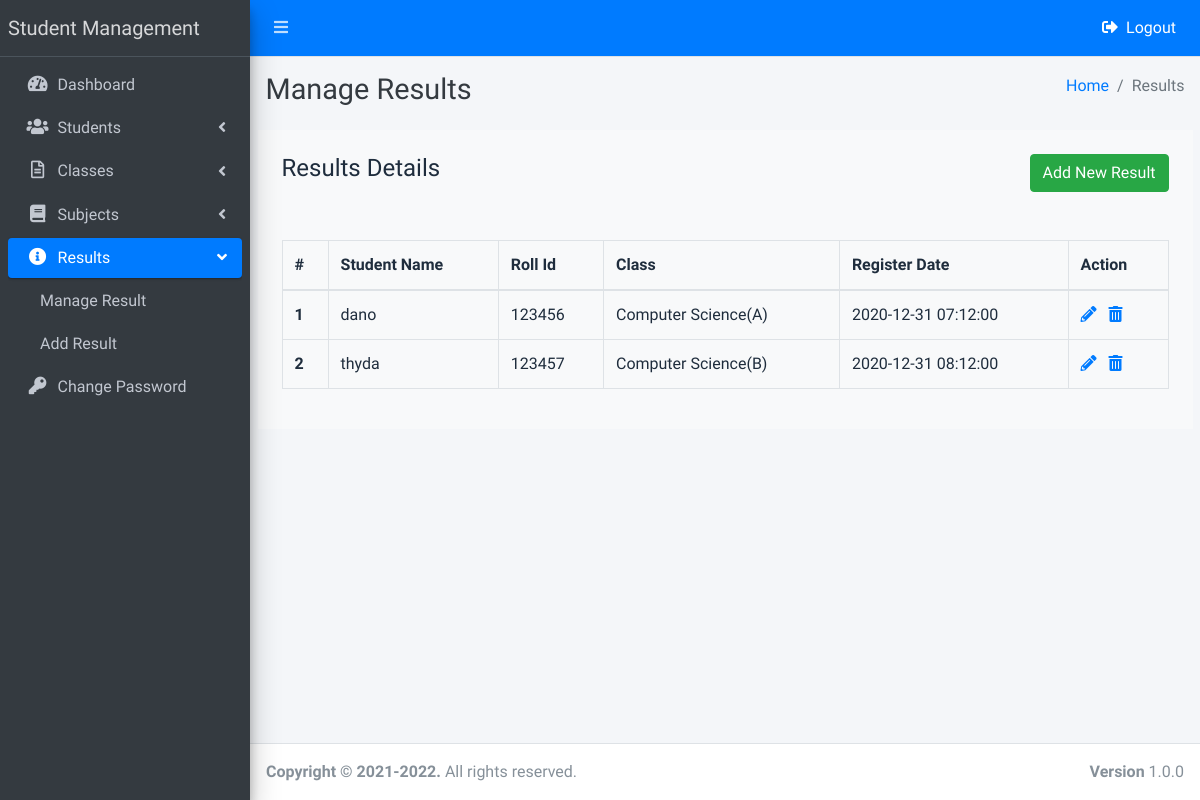
The app's page /manage_results.php (signed in) with its own data.
### tables this page shows
CREATE TABLE `students` (
  `studentId` int NOT NULL,
  `studentName` varchar(100) DEFAULT NULL,
  `rollId` varchar(100) DEFAULT NULL,
  `studentEmail` varchar(100) DEFAULT NULL,
  `gender` varchar(10) DEFAULT NULL,
  `DOB` varchar(100) DEFAULT NULL,
  `class_id` int NOT NULL,
  `registered_at` timestamp NULL DEFAULT NULL,
  `updated_at` timestamp NULL DEFAULT NULL
);

### manage_results.php (the view, shortened to what this page needs)
<?php
    include('includes/config.php');
    include('includes/head.inc.php');
?>
<div class="sidebar">
      <nav class="mt-2">
        <ul class="nav nav-pills nav-sidebar flex-column nav-child-indent" data-widget="treeview" role="menu" data-accordion="false">
            <li class="nav-item">
                <a href="dashboard.php" class="nav-link">
                <i class="nav-icon fas fa-tachometer-alt"></i>
                <p>
                    Dashboard
                </p>
                </a>
            </li>
            <li class="nav-item has-treeview ">
                <a href="#" class="nav-link  ">
                <i class="nav-icon fa fa-users"></i>
                <p>
                    Students
                    <i class="right fas fa-angle-left"></i>
                </p>
                </a>
            </li>
            <li class="nav-item has-treeview">
                <a href="#" class="nav-link ">
                <i class="nav-icon far fa-file-alt"></i>
                <p>
                    Classes
                    <i class="right fas fa-angle-left"></i>
                </p>
                </a>
            </li>
            <li class="nav-item has-treeview">
                <a href="#" class="nav-link">
                <i class="nav-icon fas fa-book"></i>
                <p>
                    Subjects
                    <i class="right fas fa-angle-left"></i>
                </p>
                </a>
            </li>
            <li class="nav-item has-treeview menu-open">
                <a href="#" class="nav-link active">
                <i class="nav-icon fa fa-info-circle"></i>
                <p>
                    Results
                    <i class="right fas fa-angle-left"></i>
                </p>
                </a>
                <ul class="nav nav-treeview">
                <li class="nav-item">
                    <a href="manage_results.php" class="nav-link">
                    <p>Manage Result</p>
                    </a>
                </li>
                <li class="nav-item">
                    <a href="add_result.php" class="nav-link">
                    <p>Add Result</p>
                    </a>
                </li>
                </ul>
            </li>
            <li class="nav-item">
                <a href="change_password.php" class="nav-link">
                <i class="nav-icon fas fa-key"></i>
                <p>
                    Change Password
                </p>
                </a>
            </li>
        </ul>
      </nav>
    </div>
  </aside>
<div class="content-wrapper">
    <div class="content-header">
        <div class="container-fluid">
            <div class="row mb-2">
            <div class="col-sm-6">
                <h1 class="m-0 text-dark">Manage Results</h1>
            </div>
            <div class="col-sm-6">
                <ol class="breadcrumb float-sm-right">
                <li class="breadcrumb-item"><a href="dashboard.php">Home</a></li>
                <li class="breadcrumb-item active">Results</li>
                </ol>
            </div>
            </div>
        </div>
    </div>
    <div class="container">
        <div class="container col-lg-12 manage-student-container bg-light p-4 mb-3">
            <div class="d-flex justify-content-between mb-5">
                <div class="h4">Results Details</div>
                <a class="btn btn-success" href="add_result.php">Add New Result</a>
            </div>
            <table class="table table-bordered">
                <thead>
                    <tr>
                    <th scope="col">#</th>
                    <th scope="col">Student Name</th>
                    <th scope="col">Roll Id</th>
                    <th scope="col">Class</th>
                    <th scope="col">Register Date</th>
                    <th scope="col">Action</th>
                    </tr>
                </thead>
                <tbody>
                    <?php
                        $stmt = $conn->query("SELECT distinct students.studentName AS studentName,students.studentId,students.rollId AS rollId,students.registered_at AS regDate,classes.className AS className, classes.section AS section FROM results
                                                INNER JOIN classes ON results.class_id = classes.id
                                                INNER JOIN students ON results.student_id = students.studentId ");
                        if($stmt->rowCount() > 0){
                            $id = 1;
                            while($row = $stmt->fetch(PDO::FETCH_ASSOC)){
                                echo "<tr>";
                                echo "<th scope='row'>".$id."</th>";
                                echo "<td>".$row['studentName']."</td>";
                                echo "<td>".$row['rollId']."</td>";
                                echo "<td>".$row['className'].'('.$row['section'].")</td>";
                                echo "<td>".$row['regDate']."</td>";
                                echo "<td>
                                    <a class='mr-2' href='edit_result.php?id=".$row['studentId']."'><i class='fas  fa-pencil-alt'></i></a>
                                    <a class='mr-2' href='delete_result.php?id=".$row['studentId']."'><i class='fas fa-trash-alt'></i></a>
                                </td>";
                                $id++;
                            }
                        }
                    ?>
                </tbody>
            </table>
        </div>
    </div>
<?php include('includes/footer.inc.php');  ?>

### records on screen
students: studentName "dano", rollId "123456", className "Computer Science", section "A", registered_at "2020-12-31 07:12:00"
students: studentName "thyda", rollId "123457", className "Computer Science", section "B", registered_at "2020-12-31 08:12:00"
